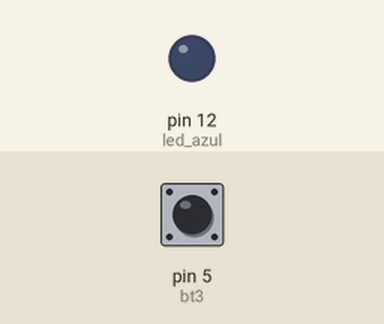
Bench run of a sketch on a simulated Arduino Uno, built with avr-gcc and run on an emulated ATmega328P. Shown: output pins drawn as LEDs (lit = HIGH). Inputs (shaded band) come from the test bench; at power-on: pin 5 (bt3) HIGH.

Above: at 1.2 s.
1.3 s: pin 5 (bt3) pulled LOW for 0.15 s
At 1.37 s:
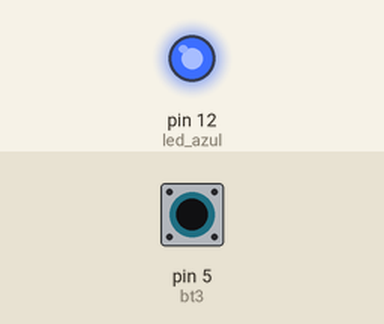
2.9 s: pin 5 (bt3) pulled LOW for 3.2 s
At 7.5 s:
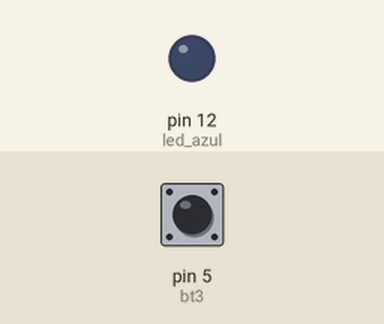
Timing chart, 0 to 9.0 s (numbered marks = the images above; inputs shaded):
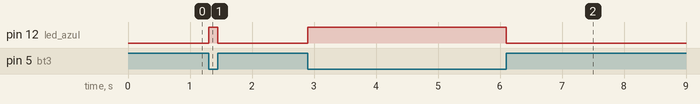

The sketch:

leitura_de_tecla_azul.ino
```cpp
/*
    Autor(a): Diana Santos - Franzininho
    Data: 08/08/23
    Título:Exemplo 4 - Pressione e Brilhe: Explorando Interação com Botões e LEDs
    Descrição:Neste exemplo vamos  criar um painel onde deve incluir um botão que ao
    pressionar, acenderá o led azul.
*/


const int led_azul= 12; //pino para acionar led  azul
const int bt3 = 5; //pino para o botão
int val = 0; // val será utilizado para armazenar o estado do pino

void setup(){
  pinMode(led_azul,OUTPUT); //Configura o led azul como saída
  pinMode(bt3,INPUT_PULLUP); //Configura o botão como entrada
}
void loop (){
val = digitalRead(bt3); // lê e armazena o valor de entrada
digitalWrite(led_azul, !val); //aciona led  azul conforme valor lido do botão
}
```

Measured:
- after the input at 1.3 s, pin 12 (led_azul): LOW → HIGH at once, → LOW 0.15 s later
- after the input at 2.9 s, pin 12 (led_azul): LOW → HIGH at once, → LOW 3.2 s later
